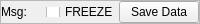
         <widget class="QFrame" name="frame_9">
          <property name="sizePolicy">
           <sizepolicy hsizetype="Preferred" vsizetype="Maximum">
            <horstretch>0</horstretch>
            <verstretch>20</verstretch>
           </sizepolicy>
          </property>
          <property name="minimumSize">
           <size>
            <width>0</width>
            <height>17</height>
           </size>
          </property>
          <property name="maximumSize">
           <size>
            <width>16777215</width>
            <height>34</height>
           </size>
          </property>
          <property name="baseSize">
           <size>
            <width>0</width>
            <height>0</height>
           </size>
          </property>
          <property name="frameShape">
           <enum>QFrame::StyledPanel</enum>
          </property>
          <property name="frameShadow">
           <enum>QFrame::Raised</enum>
          </property>
          <layout class="QHBoxLayout" name="horizontalLayout">
           <property name="spacing">
            <number>0</number>
           </property>
           <property name="sizeConstraint">
            <enum>QLayout::SetMaximumSize</enum>
           </property>
           <property name="margin">
            <number>0</number>
           </property>
           <item>
            <widget class="QLabel" name="message_label">
             <property name="sizePolicy">
              <sizepolicy hsizetype="MinimumExpanding" vsizetype="Maximum">
               <horstretch>0</horstretch>
               <verstretch>0</verstretch>
              </sizepolicy>
             </property>
             <property name="baseSize">
              <size>
               <width>0</width>
               <height>17</height>
              </size>
             </property>
             <property name="styleSheet">
              <string notr="true"/>
             </property>
             <property name="text">
              <string>Msg:</string>
             </property>
             <property name="alignment">
              <set>Qt::AlignLeading|Qt::AlignLeft|Qt::AlignTop</set>
             </property>
             <property name="wordWrap">
              <bool>false</bool>
             </property>
            </widget>
           </item>
           <item>
            <widget class="QCheckBox" name="freezeButton">
             <property name="sizePolicy">
              <sizepolicy hsizetype="Minimum" vsizetype="Maximum">
               <horstretch>0</horstretch>
               <verstretch>0</verstretch>
              </sizepolicy>
             </property>
             <property name="maximumSize">
              <size>
               <width>100</width>
               <height>10</height>
              </size>
             </property>
             <property name="text">
              <string>FREEZE</string>
             </property>
            </widget>
           </item>
           <item>
            <widget class="QPushButton" name="pushButton_2">
             <property name="text">
              <string>Save Data</string>
             </property>
            </widget>
           </item>
          </layout>
         </widget>
